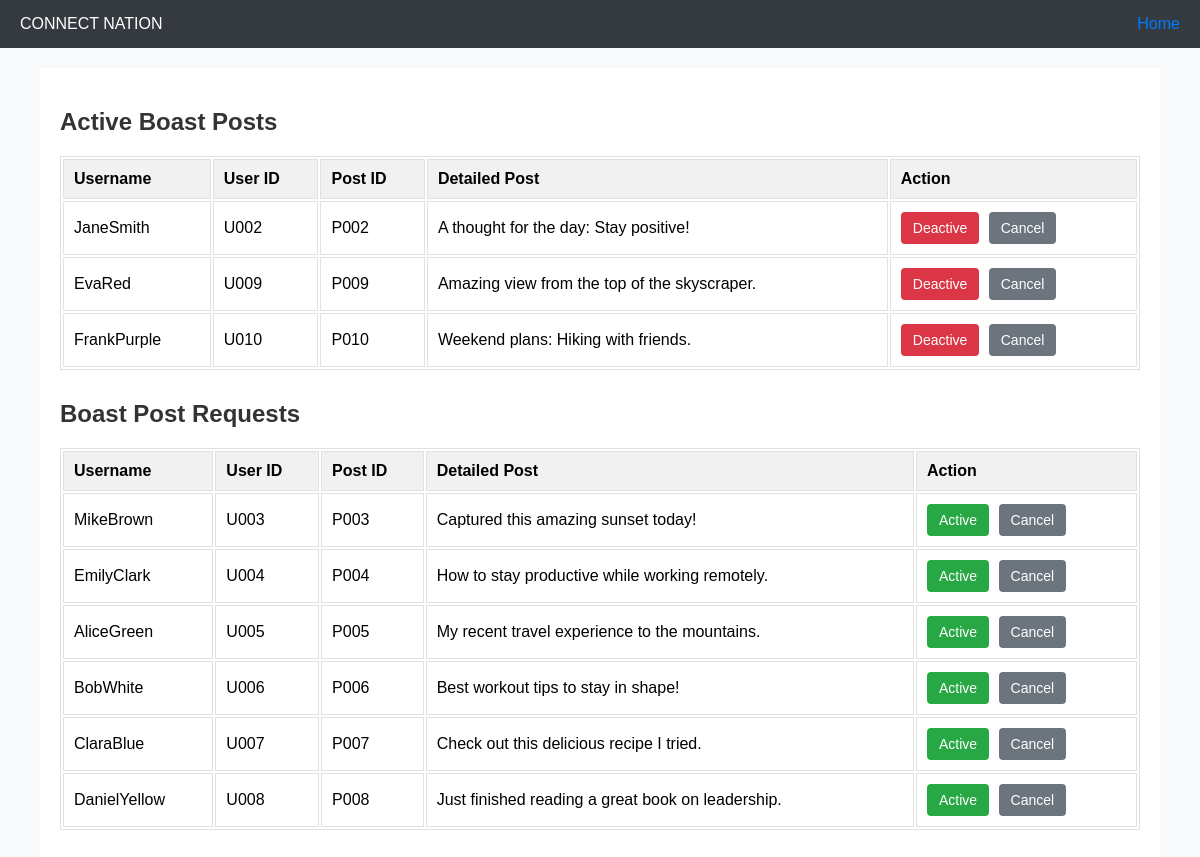
Page /Webtech/Admin/View/BoastPosts.php (signed in) on the committed database.
### tables this page shows
CREATE TABLE `boastpost` (
  `postid` varchar(50) NOT NULL,
  `userid` varchar(50) NOT NULL,
  `postdetails` varchar(50) NOT NULL,
  `postType` varchar(50) NOT NULL,
  `Status` varchar(50) NOT NULL,
  `Username` varchar(50) NOT NULL
);

### Webtech/Admin/Model/BoastPostModel.php (called while the page is built, shortened)
<?php
    function getConnection(){
        $con = mysqli_connect('127.0.0.1', 'root', '', 'connectnation');
        return $con;
    }
    function getAllPosts(){
        $con = getConnection();
        $sql = "select * from boastpost";
        $result = mysqli_query($con, $sql);
        $accounts = [];
        if ($result && mysqli_num_rows($result) > 0) {
            while ($row = mysqli_fetch_assoc($result)) {
                $accounts[] = $row;
            }
        }
        return $accounts;
    }
?>

### Webtech/Admin/View/BoastPosts.php (the view, shortened to what this page needs)
<?php
include('../Model/BoastPostModel.php');
if(isset($_SESSION['username'])){
?>
<html>
<head>
</head>
<body>
    <header>
        <div>CONNECT NATION</div>
        <div>
            <a href="AdminHomepage.php">Home</a>
        </div>
    </header>
    <main>
        <h2>Active Boast Posts</h2>
        <table>
            <thead>
                <tr>
                    <th>Username</th>
                    <th>User ID</th>
                    <th>Post ID</th>
                    <th>Detailed Post</th>
                    <th>Action</th>
                </tr>
            </thead>
            <tbody>
                <?php
                 $posts = getAllPosts();
                 if($posts){
                    foreach($posts as $post){
                        if($post['Status'] == 'Active'){
                ?>
                <tr>
                    <td><?php echo $post['Username'] ?></td>
                    <td><?php echo $post['userid'] ?></td>
                    <td><?php echo $post['postid'] ?></td>
                    <td><?php echo $post['postdetails'] ?></td>
                    <td>
                    <button class="deactivate-btn" onclick="window.location.href='../Controller/BoastButton/BoastDeactiveButton.php?id=<?php echo $post['postid']; ?>'">Deactive</button>
                        <button class="cancel-btn" onclick="window.location.href='../Controller/BoastButton/BoastCancelButton.php?id=<?php echo $post['postid']; ?>'">Cancel</button>
                    </td>
                </tr>
                <?php
                }}
                ?>
            </tbody>
        </table>
        <h2>Boast Post Requests</h2>
        <table>
            <thead>
                <tr>
                    <th>Username</th>
                    <th>User ID</th>
                    <th>Post ID</th>
                    <th>Detailed Post</th>
                    <th>Action</th>
                </tr>
            </thead>
            <tbody>
            <?php
                foreach($posts as $post){
                    if($post['Status'] == 'Deactive'){
                ?>
                <tr>
                     <td><?php echo $post['Username'] ?></td>
                    <td><?php echo $post['userid'] ?></td>
                    <td><?php echo $post['postid'] ?></td>
                    <td><?php echo $post['postdetails'] ?></td>
                    <td><button class="activate-btn" onclick="window.location.href='../Controller/BoastButton/BoastActiveButton.php?id=<?php echo $post['postid']; ?>'">Active</button>
                    <button class="cancel-btn" onclick="window.location.href='../Controller/BoastButton/BoastCancelButton.php?id=<?php echo $post['postid']; ?>'">Cancel</button>
                </td>
                </tr>
                <?php
                    }}}
                ?>
            </tbody>
        </table>
    </main>
</body>
</html>
<?php
}
else {
    echo"Please Login First";
    header('location: ../view/login.html');
}
?>

### Webtech/Admin/View/BoastPosts.php (style rules this page uses)
body { font-family: Arial, sans-serif; background-color: #f8f9fa; margin: 0; padding: 0; }
header { background-color: #343a40; color: #fff; padding: 15px 20px; display: flex; justify-content: space-between; align-items: center; }
header a { color: #007bff; text-decoration: none; margin-left: 15px; }
main { margin: 20px auto; width: 90%; max-width: 1200px; background: #fff; padding: 20px; }
h2 { color: #333; margin-bottom: 20px; }
table { width: 100%; margin-bottom: 30px; }
table, th, td { border: 1px solid #dee2e6; }
th, td { padding: 10px; text-align: left; }
th { background-color: #f1f1f1; }
button { padding: 8px 12px; font-size: 14px; color: #fff; border: none; border-radius: 4px; margin-right: 5px; }
.deactivate-btn { background-color: #dc3545; }
.cancel-btn { background-color: #6c757d; }
.activate-btn { background-color: #28a745; }

### rows in the picture
boastpost: Username "JaneSmith", userid "U002", postid "P002", postdetails "A thought for the day: Stay positive!"
boastpost: Username "EvaRed", userid "U009", postid "P009", postdetails "Amazing view from the top of the skyscraper."
boastpost: Username "FrankPurple", userid "U010", postid "P010", postdetails "Weekend plans: Hiking with friends."
boastpost: Username "MikeBrown", userid "U003", postid "P003", postdetails "Captured this amazing sunset today!"
boastpost: Username "EmilyClark", userid "U004", postid "P004", postdetails "How to stay productive while working remotely."
boastpost: Username "AliceGreen", userid "U005", postid "P005", postdetails "My recent travel experience to the mountains."
boastpost: Username "BobWhite", userid "U006", postid "P006", postdetails "Best workout tips to stay in shape!"
boastpost: Username "ClaraBlue", userid "U007", postid "P007", postdetails "Check out this delicious recipe I tried."
boastpost: Username "DanielYellow", userid "U008", postid "P008", postdetails "Just finished reading a great book on leadership."
